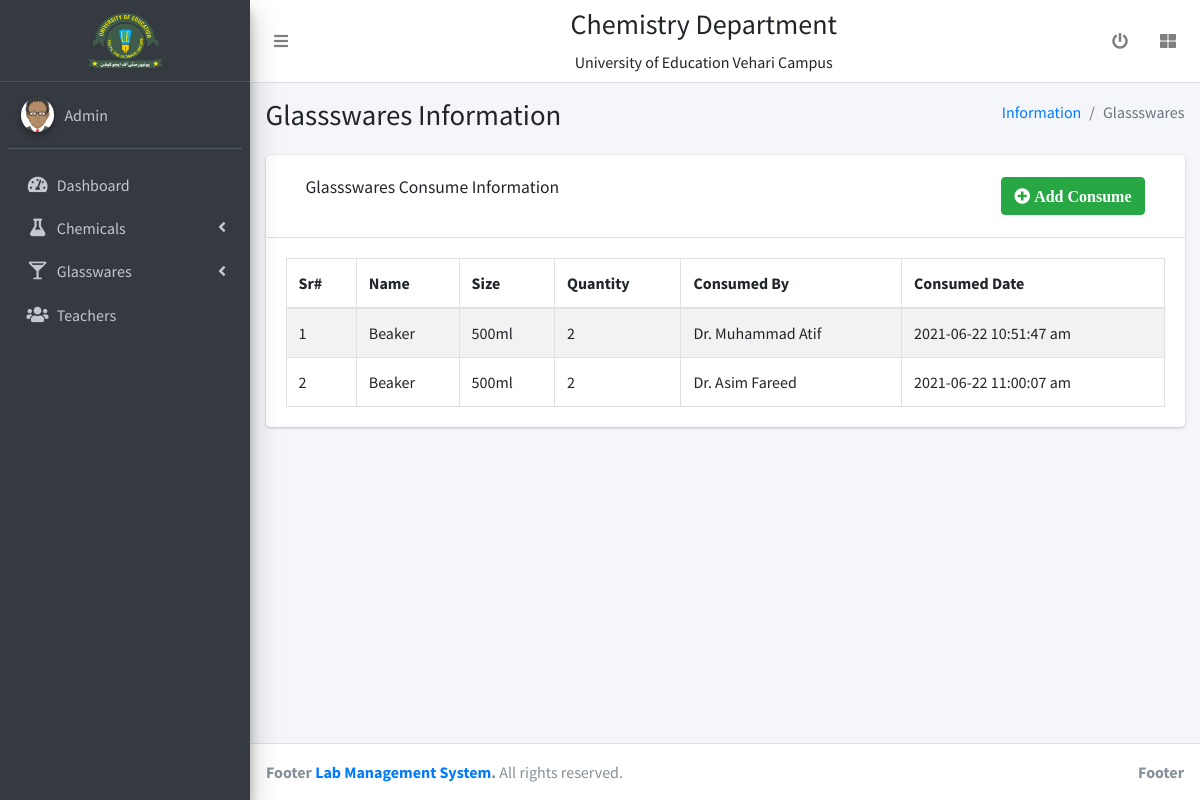
The app's page /consume-glassware.php (signed in) with its own data.
### tables this page shows
CREATE TABLE `glassware_consume` (
  `id` int(11) NOT NULL,
  `g_id` int(11) NOT NULL,
  `t_id` int(11) NOT NULL,
  `quantity` int(11) NOT NULL,
  `cdate` varchar(255) NOT NULL
);

CREATE TABLE `glassware` (
  `id` int(22) NOT NULL,
  `name` varchar(255) NOT NULL,
  `size` varchar(255) NOT NULL,
  `CreationDate` varchar(255) NOT NULL,
  `UpdationDate` varchar(255) NOT NULL
);

CREATE TABLE `teachers` (
  `id` int(11) NOT NULL,
  `name` varchar(255) NOT NULL,
  `CreationDate` varchar(255) NOT NULL,
  `UpdationDate` varchar(255) NOT NULL
);

### consume-glassware.php (the view, shortened to what this page needs)
<?php
include 'others/dbconn.php';
 ?>
<?php include 'others/header.php'; ?>
<?php include 'others/sidebar.php'; ?>
  <div class="content-wrapper">
    <section class="content-header">
      <div class="container-fluid">
        <div class="row mb-2">
          <div class="col-sm-6">
            <h1>Glassswares Information</h1>
          </div>
          <div class="col-sm-6">
            <ol class="breadcrumb float-sm-right">
              <li class="breadcrumb-item"><a href="#">Information</a></li>
              <li class="breadcrumb-item active">Glassswares</li>
            </ol>
          </div>
        </div>
      </div>
    </section>
    <section class="content">
      <div class="container-fluid">
        <div class="row">
          <div class="col-12">
            <div class="card">
              <div class="card-header">
                <div class="row" style="padding: 10px 20px;">
                    <div class="col-md-6 col-sm-6 col-6">
                      <h3 class="card-title">Glassswares Consume Information</h3>
                    </div>
                    <div class="col-md-6 col-md-6 col-sm-6 col-6" style="text-align: right;">
                      <button type="button" class="btn btn-success " data-toggle="modal" data-target="#add"><i class="fa fa-plus-circle"> Add Consume</i>
                      </button>
                  </div>
                </div>
              </div>
              <div class="card-body">
                <table id="example1" class="table table-bordered table-striped">
                  <thead>
                  <tr>
                    <th>Sr#</th>
                    <th>Name</th>
                    <th>Size</th>
                    <th>Quantity</th>
                    <th>Consumed By</th>
                    <th>Consumed Date</th>
                  </tr>
                  </thead>
                  <tbody>
                    <?php
                    $k=0;
                   $sql1 = "SELECT * FROM glassware_consume";
                    $result1 = $conn->query($sql1);
                   if ($result1->num_rows > 0) {
                     while($row = $result1->fetch_assoc()) {
                    ?>
                  <tr id="<?php echo $row['id'];?>">
                    <td><?php echo ++$k; ?></td>
                    <td data-target="cname"><?php
                    $chid=$row['g_id'];
                    $sql2 = "SELECT * FROM glassware WHERE id='$chid'";
                     $result2 = $conn->query($sql2);
                     $row2 = $result2->fetch_assoc();
                     echo $row2['name'];
                  ?></td>
                  <td data-target="cunit"><?php echo $row2['size']; ?></td>
                    <td data-target="cstock"><?php echo $row['quantity']; ?></td>
                    <td><?php
                    $ttid=$row['t_id'];
                    $sql3 = "SELECT * FROM teachers WHERE id='$ttid'";
                     $result3 = $conn->query($sql3);
                     $row3 = $result3->fetch_assoc();
                     echo $row3['name'];
                  ?></td>
                    <td><?php echo $row['cdate']; ?></td>
                  </tr>
                   <?php } } else { ?>
                    <tr>
                      <th colspan="6">No Record Exists!!!!</th>
                    </tr>
                     <?php } ?>
                  </tbody>
                </table>
              </div>
            </div>
          </div>
        </div>
      </div>
    </section>
  </div>
  <?php include 'others/footer.php'; ?>

### records on screen
glassware_consume: g.name "Beaker", g.size "500ml", quantity "2", t.name "Dr. Muhammad Atif", cdate "2021-06-22 10:51:47 am"
glassware_consume: g.name "Beaker", g.size "500ml", quantity "2", t.name "Dr. Asim Fareed", cdate "2021-06-22 11:00:07 am"
